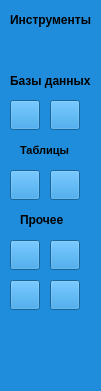
        <widget class="QWidget" name="widget_3" native="true">
         <property name="geometry">
          <rect>
           <x>210</x>
           <y>-1</y>
           <width>101</width>
           <height>391</height>
          </rect>
         </property>
         <property name="styleSheet">
          <string notr="true">background: #1f8ddb</string>
         </property>
         <widget class="QPushButton" name="pushButton">
          <property name="geometry">
           <rect>
            <x>10</x>
            <y>170</y>
            <width>30</width>
            <height>30</height>
           </rect>
          </property>
          <property name="text">
           <string/>
          </property>
          <property name="icon">
           <iconset>
            <normaloff>:/newPrefix/icons8-плюс-30.png</normaloff>:/newPrefix/icons8-плюс-30.png</iconset>
          </property>
         </widget>
         <widget class="QPushButton" name="pushButton_2">
          <property name="geometry">
           <rect>
            <x>50</x>
            <y>100</y>
            <width>30</width>
            <height>30</height>
           </rect>
          </property>
          <property name="text">
           <string/>
          </property>
          <property name="icon">
           <iconset>
            <normaloff>:/newPrefix/icons8-удалить-24.png</normaloff>:/newPrefix/icons8-удалить-24.png</iconset>
          </property>
         </widget>
         <widget class="QPushButton" name="pushButton_3">
          <property name="geometry">
           <rect>
            <x>10</x>
            <y>100</y>
            <width>30</width>
            <height>30</height>
           </rect>
          </property>
          <property name="text">
           <string/>
          </property>
          <property name="icon">
           <iconset>
            <normaloff>:/newPrefix/icons8-плюс-30.png</normaloff>:/newPrefix/icons8-плюс-30.png</iconset>
          </property>
         </widget>
         <widget class="QLabel" name="label_13">
          <property name="geometry">
           <rect>
            <x>10</x>
            <y>10</y>
            <width>81</width>
            <height>20</height>
           </rect>
          </property>
          <property name="font">
           <font>
            <weight>75</weight>
            <bold>true</bold>
           </font>
          </property>
          <property name="text">
           <string>Инструменты</string>
          </property>
         </widget>
         <widget class="QLabel" name="label_28">
          <property name="geometry">
           <rect>
            <x>10</x>
            <y>70</y>
            <width>81</width>
            <height>21</height>
           </rect>
          </property>
          <property name="font">
           <font>
            <weight>75</weight>
            <bold>true</bold>
           </font>
          </property>
          <property name="text">
           <string>Базы данных</string>
          </property>
         </widget>
         <widget class="QLabel" name="label_29">
          <property name="geometry">
           <rect>
            <x>20</x>
            <y>140</y>
            <width>61</width>
            <height>20</height>
           </rect>
          </property>
          <property name="font">
           <font>
            <pointsize>8</pointsize>
            <weight>75</weight>
            <bold>true</bold>
           </font>
          </property>
          <property name="text">
           <string>Таблицы</string>
          </property>
         </widget>
         <widget class="QPushButton" name="pushButton_4">
          <property name="geometry">
           <rect>
            <x>50</x>
            <y>170</y>
            <width>30</width>
            <height>30</height>
           </rect>
          </property>
          <property name="text">
           <string/>
          </property>
          <property name="icon">
           <iconset>
            <normaloff>:/newPrefix/icons8-удалить-24.png</normaloff>:/newPrefix/icons8-удалить-24.png</iconset>
          </property>
         </widget>
         <widget class="QLabel" name="label_30">
          <property name="geometry">
           <rect>
            <x>20</x>
            <y>210</y>
            <width>51</width>
            <height>20</height>
           </rect>
          </property>
          <property name="font">
           <font>
            <weight>75</weight>
            <bold>true</bold>
           </font>
          </property>
          <property name="text">
           <string>Прочее</string>
          </property>
         </widget>
         <widget class="QPushButton" name="pushButton_5">
          <property name="geometry">
           <rect>
            <x>10</x>
            <y>240</y>
            <width>30</width>
            <height>30</height>
           </rect>
          </property>
          <property name="text">
           <string/>
          </property>
          <property name="icon">
           <iconset>
            <normaloff>:/newPrefix/icons8-профиль-50.png</normaloff>:/newPrefix/icons8-профиль-50.png</iconset>
          </property>
         </widget>
         <widget class="QPushButton" name="pushButton_6">
          <property name="geometry">
           <rect>
            <x>50</x>
            <y>240</y>
            <width>30</width>
            <height>30</height>
           </rect>
          </property>
          <property name="text">
           <string/>
          </property>
          <property name="icon">
           <iconset>
            <normaloff>:/newPrefix/icons8-сохранить-50.png</normaloff>:/newPrefix/icons8-сохранить-50.png</iconset>
          </property>
          <property name="iconSize">
           <size>
            <width>26</width>
            <height>16</height>
           </size>
          </property>
         </widget>
         <widget class="QPushButton" name="pushButton_7">
          <property name="geometry">
           <rect>
            <x>50</x>
            <y>280</y>
            <width>30</width>
            <height>30</height>
           </rect>
          </property>
          <property name="text">
           <string/>
          </property>
          <property name="icon">
           <iconset>
            <normaloff>:/newPrefix/icons8-выход-64.png</normaloff>:/newPrefix/icons8-выход-64.png</iconset>
          </property>
          <property name="iconSize">
           <size>
            <width>20</width>
            <height>20</height>
           </size>
          </property>
         </widget>
         <widget class="QPushButton" name="pushButton_8">
          <property name="geometry">
           <rect>
            <x>10</x>
            <y>280</y>
            <width>30</width>
            <height>30</height>
           </rect>
          </property>
          <property name="text">
           <string/>
          </property>
          <property name="icon">
           <iconset>
            <normaloff>:/newPrefix/icons8-код-50.png</normaloff>:/newPrefix/icons8-код-50.png</iconset>
          </property>
         </widget>
        </widget>
